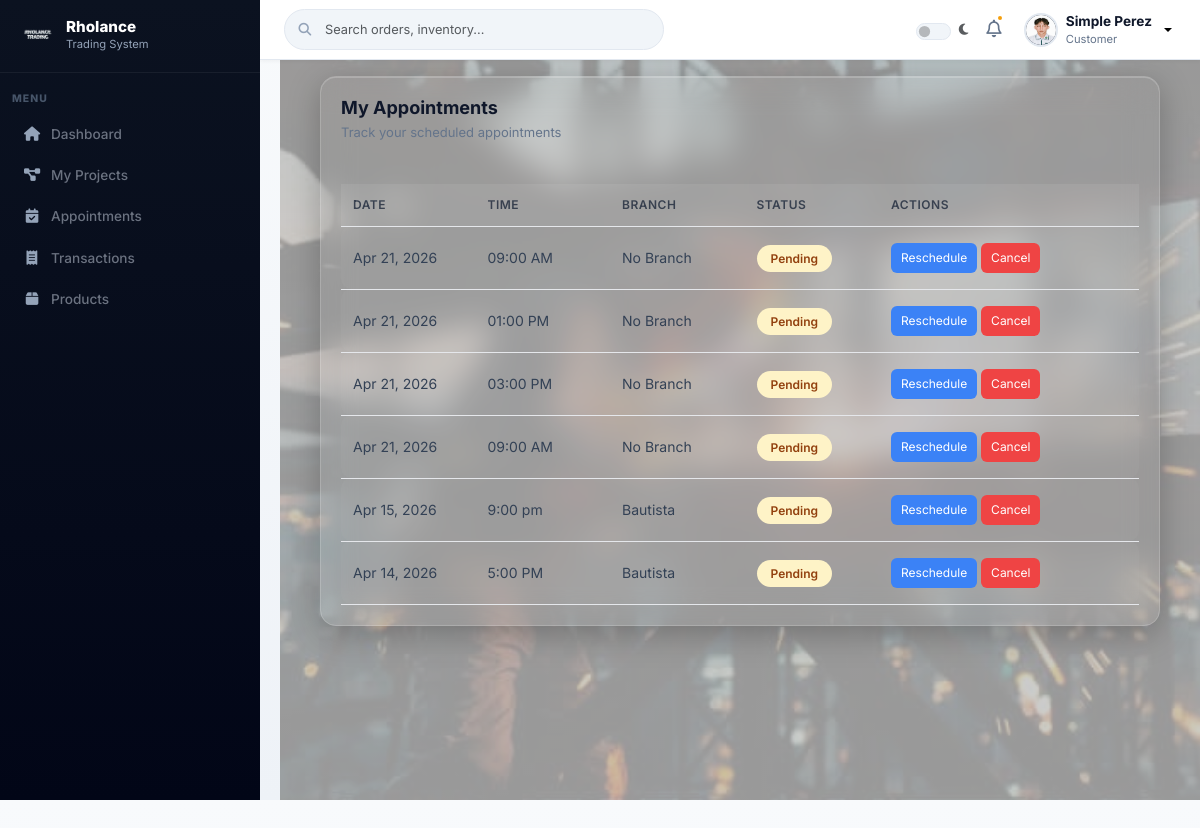
The page /customer/my_appointment.php (signed in) on the database its author committed.
### tables this page shows
CREATE TABLE `users` (
  `id` int(11) NOT NULL,
  `name` varchar(100) NOT NULL,
  `email` varchar(100) NOT NULL,
  `password` varchar(255) NOT NULL,
  `role` enum('admin','staff','welder','customer') NOT NULL,
  `branch_id` int(11) DEFAULT NULL,
  `status` enum('active','blocked','archived') DEFAULT 'active',
  `reset_token` varchar(255) DEFAULT NULL,
  `token_expiry` datetime DEFAULT NULL,
  `is_verified` tinyint(1) DEFAULT 0,
  `verification_code` varchar(6) DEFAULT NULL,
  `code_expiry` datetime DEFAULT NULL,
  `avatar` varchar(255) DEFAULT NULL
);

CREATE TABLE `appointments` (
  `id` int(11) NOT NULL,
  `customer_name` varchar(255) NOT NULL,
  `appointment_date` date NOT NULL,
  `appointment_time` varchar(50) DEFAULT NULL,
  `address` text DEFAULT NULL,
  `landmark` text DEFAULT NULL,
  `contact_person` varchar(255) DEFAULT NULL,
  `branch_id` int(11) DEFAULT NULL,
  `user_id` int(11) DEFAULT NULL,
  `status` enum('Pending','Approved','Rejected','Completed') DEFAULT 'Pending',
  `created_at` timestamp NOT NULL DEFAULT current_timestamp(),
  `slot_id` int(11) DEFAULT NULL,
  `source` enum('Walk-in','Online') DEFAULT 'Online'
);

### customer/my_appointment.php (the view, shortened to what this page needs)
<?php
require_once '../config/database.php';
$user_id = $_SESSION['user_id'];
$stmt = $conn->prepare("
    SELECT
        a.*,
        COALESCE(b.name, 'No Branch') AS branch_name
    FROM appointments a
    LEFT JOIN branches b ON a.branch_id = b.id
    WHERE a.user_id = ?
    AND a.status IN ('Pending', 'Approved')
    ORDER BY a.appointment_date DESC
");
$stmt->bind_param("i", $user_id);
$stmt->execute();
$result = $stmt->get_result();
$appointments = $result->fetch_all(MYSQLI_ASSOC);
?>
<!DOCTYPE html>
<html lang="en">
<head>
<link rel="stylesheet" href="../assets/css/style.css">
<link rel="stylesheet" href="../assets/css/customer-dashboard.css">
<link rel="stylesheet" href="https://cdnjs.cloudflare.com/ajax/libs/font-awesome/6.5.0/css/all.min.css">
</head>
<body>
<div class="app-layout">
    <?php include '../includes/sidebar.php'; ?>
    <?php include '../includes/header.php'; ?>
    <div class="main customer-dashboard">
        <div class="card">
            <h2>My Appointments</h2>
            <p class="card-subtitle">Track your scheduled appointments</p>
            <div class="table-wrapper">
                <table class="modern-table">
                    <thead>
                        <tr>
                            <th>Date</th>
                            <th>Time</th>
                            <th>Branch</th>
                            <th>Status</th>
                            <th>Actions</th>
                        </tr>
                    </thead>
                    <tbody>
                    <?php if (!empty($appointments)): ?>
                        <?php foreach ($appointments as $row): ?>
                            <?php
                                $status = strtolower(trim($row['status'] ?? 'unknown'));
                            ?>
                            <tr>
                                <td><?= date('M d, Y', strtotime($row['appointment_date'])) ?></td>
                                <td><?= htmlspecialchars($row['appointment_time'] ?? '-') ?></td>
                                <td><?= htmlspecialchars($row['branch_name']) ?></td>
                                <td>
                                    <span class="status <?= $status ?>">
                                        <?= ucfirst($status) ?>
                                    </span>
                                </td>
                                <td>
                                    <?php if (in_array($status, ['pending','approved'])): ?>
                                        <button class="btn-reschedule" data-id="<?= $row['id'] ?>">
                                            Reschedule
                                        </button>
                                        <button class="btn-cancel" data-id="<?= $row['id'] ?>">
                                            Cancel
                                        </button>
                                    <?php else: ?>
                                        <span class="no-action">No actions</span>
                                    <?php endif; ?>
                                </td>
                            </tr>
                        <?php endforeach; ?>
                    <?php endif; ?>
                    </tbody>
                </table>
            </div>
        </div>
    </div>
</div>
</body>
</html>

### includes/header.php (shortened to what this page needs)
<?php
include __DIR__ . '/../config/database.php';
$user_id  = $_SESSION['user_id'] ?? 0;
$userName = $_SESSION['name']    ?? 'User';
$userRole = ucfirst($_SESSION['role'] ?? 'Guest');
$avatar   = '';
if ($user_id && isset($conn)) {
    $stmt = $conn->prepare("SELECT avatar FROM users WHERE id=?");
    $stmt->bind_param("i", $user_id);
    $stmt->execute();
    $res = $stmt->get_result();
    if ($row = $res->fetch_assoc()) $avatar = $row['avatar'] ?? '';
}
?>
<!DOCTYPE html>
<html lang="en" data-bs-theme="light">
<head>
    <link rel="stylesheet" href="https://cdn.jsdelivr.net/npm/bootstrap@5.3.3/dist/css/bootstrap.min.css">
    <link rel="stylesheet" href="https://cdnjs.cloudflare.com/ajax/libs/font-awesome/6.5.1/css/all.min.css">
    <link rel="stylesheet" href="<?= BASE_URL ?>assets/css/custom.css">
</head>
<body class="admin">
<header class="rh-topbar">
    <div class="rh-topbar-search">
        <input type="text" class="form-control" id="liveSearch"
               placeholder="Search orders, inventory..." autocomplete="off">
    </div>
    <div class="rh-topbar-right">
        <div class="form-check form-switch mb-0 d-flex align-items-center gap-2">
            <input class="form-check-input" type="checkbox" id="darkModeToggle"
                   style="width:2.2em;height:1.1em;cursor:pointer;">
            <label class="form-check-label text-muted" for="darkModeToggle" style="font-size:.8rem;">
                <i class="fas fa-moon"></i>
            </label>
        </div>
        <button class="rh-notif-btn">
            <i class="far fa-bell"></i>
            <span class="rh-notif-dot"></span>
        </button>
        <div class="dropdown">
            <button class="rh-user-btn dropdown-toggle" id="userMenuBtn"
                    data-bs-toggle="dropdown" aria-expanded="false"
                    style="--bs-btn-focus-shadow-rgb:none;">
                <div class="rh-avatar">
                    <?php if (!empty($avatar)): ?>
                        <img src="<?= BASE_URL ?>uploads/<?= htmlspecialchars($avatar) ?>" alt="Avatar">
                    <?php else: ?>
                        <?= strtoupper(substr($userName, 0, 1)) ?>
                    <?php endif; ?>
                </div>
                <div class="text-start d-none d-md-block">
                    <div class="rh-user-name"><?= htmlspecialchars($userName) ?></div>
                    <div class="rh-user-role"><?= htmlspecialchars($userRole) ?></div>
                </div>
            </button>
        </div>
    </div>
</header>

### assets/css/customer-dashboard.css (style rules this page uses)
.customer-dashboard { --accent: #f59e0b; }
.main.customer-dashboard { background: linear-gradient(rgba(255,255,255,0.75), rgba(255,255,255,0.75)), url("../images/weld.jpg"); background-size: cover; background-position: center; background-repeat: no-repeat; backdrop-filter: blur(3px); padding: 0 40px 40px; box-sizing: border-box; }
.customer-dashboard::before { content: ""; position: absolute; inset: 0; background: rgba(0, 0, 0, 0.20); pointer-events: none; z-index: 0; }
.main.customer-dashboard { background-color: #0f172a; }
.customer-dashboard .card:first-of-type { margin-top: 20px; }
.customer-dashboard { position: relative; overflow: hidden; }
.customer-dashboard > *:not(.dashboard-header) { margin-bottom: 24px; }
.customer-dashboard > *:last-child { margin-bottom: 0; }
.card { margin-bottom: 24px; }
.stat-card, .card, .hero-card { border-radius: 18px; padding: 24px; }
body:not(.dark) h1, body:not(.dark) h2, body:not(.dark) h3 { color: #111827; }
body:not(.dark) p, body:not(.dark) span { color: #6b7280; }
.hero-card, .stat-card, .card { background: transparent !important; }
.customer-dashboard .card { background: rgba(255, 255, 255, 0.08); backdrop-filter: blur(16px); -webkit-backdrop-filter: blur(16px); border-radius: 16px; border: 1px solid rgba(255, 255, 255, 0.18); box-shadow: 0 8px 32px rgba(0, 0, 0, 0.25), inset 0 1px 0 rgba(255,255,255,0.2); padding: 20px; }
.customer-dashboard h2 { font-size: 18px; font-weight: 700; margin-bottom: 6px; color: #0f172a; }
.customer-dashboard .card-subtitle { font-size: 13px; color: #64748b; margin-bottom: 16px; }
.customer-dashboard .modern-table { width: 100%; border-collapse: collapse; margin-top: 10px; }
.customer-dashboard .modern-table th { text-align: left; font-size: 12px; color: #94a3b8; padding: 12px; }
.customer-dashboard .modern-table td { padding: 16px 12px; border-top: 1px solid #e5e7eb; font-size: 14px; color: #1e293b; }
.customer-dashboard .status { padding: 6px 14px; border-radius: 999px; font-size: 12px; font-weight: 600; }
.customer-dashboard .status.pending { background: #fef3c7; color: #92400e; }
.customer-dashboard { background: #f8fafc; }
.customer-dashboard h2 { font-size: 18px; font-weight: 700; margin-bottom: 6px; }
.customer-dashboard .modern-table td { padding: 16px 12px; border-top: 1px solid #e5e7eb; }
.customer-dashboard { padding-top: 20px; }
.customer-dashboard .modern-table th { color: #1e293b; font-weight: 600; letter-spacing: 0.5px; }
.customer-dashboard .modern-table td { color: #334155; }
.customer-dashboard .card h2 { color: #0f172a; }
.customer-dashboard .card-subtitle { color: #64748b; }
.customer-dashboard .modern-table tbody tr { background: rgba(255,255,255,0.03); transition: 0.2s ease; }
.customer-dashboard .modern-table thead { background: rgba(255,255,255,0.08); border-bottom: 1px solid rgba(255,255,255,0.15); }
.status.pending { background: #facc15; color: black; }
:root { --bg-card: #ffffff; --text-main: #0f172a; --text-sub: #475569; --text-muted: #64748b; --border-color: #e2e8f0; --row-hover: #f8fafc; --badge-appointment: #f59e0b; --badge-ongoing: #3b82f6; --badge-completed: #22c55e; --badge-cancelled: #ef4444; --btn-bg: #f59e0b; --btn-hover: #d97706; }
.modern-table { width: 100%; border-collapse: collapse; }
.modern-table th { text-align: left; font-size: 13px; color: var(--text-muted); padding: 12px; font-weight: 600; }
.modern-table td { padding: 16px 12px; color: var(--text-main); }
.modern-table tr { border-bottom: 1px solid var(--border-color); }
.card { background: var(--bg-card); backdrop-filter: blur(10px); border-radius: 14px; padding: 20px; }

### customer/my_appointment.php (style rules this page uses)
.table-wrapper { overflow-x: auto; margin-top: 15px; }
.modern-table { width: 100%; border-collapse: collapse; }
.modern-table th { text-align: left; padding: 12px; font-size: 13px; opacity: 0.8; }
.modern-table td { padding: 14px 12px; }
.modern-table tr { border-bottom: 1px solid rgba(255,255,255,0.05); }
.status { padding: 6px 12px; border-radius: 20px; font-size: 12px; font-weight: 600; }
.status.pending { background: #facc15; color: #000; }
.btn-reschedule, .btn-cancel { padding: 6px 10px; border-radius: 6px; font-size: 12px; border: none; cursor: pointer; }
.btn-reschedule { background: #3b82f6; color: white; }
.btn-cancel { background: #ef4444; color: white; }

### rows shown on the page
users: avatar (picture)
appointments: appointment_date "Apr 21, 2026", appointment_time "09:00 AM", branch_name "No Branch", status "Pending"
appointments: appointment_date "Apr 21, 2026", appointment_time "01:00 PM", branch_name "No Branch", status "Pending"
appointments: appointment_date "Apr 21, 2026", appointment_time "03:00 PM", branch_name "No Branch", status "Pending"
appointments: appointment_date "Apr 21, 2026", appointment_time "09:00 AM", branch_name "No Branch", status "Pending"
appointments: appointment_date "Apr 15, 2026", appointment_time "9:00 pm", branch_name "Bautista", status "Pending"
appointments: appointment_date "Apr 14, 2026", appointment_time "5:00 PM", branch_name "Bautista", status "Pending"

### other values the page prints
$label "Dashboard My Projects Appointments Transactions Products"
$userName "Simple Perez"
$userRole "Customer"
